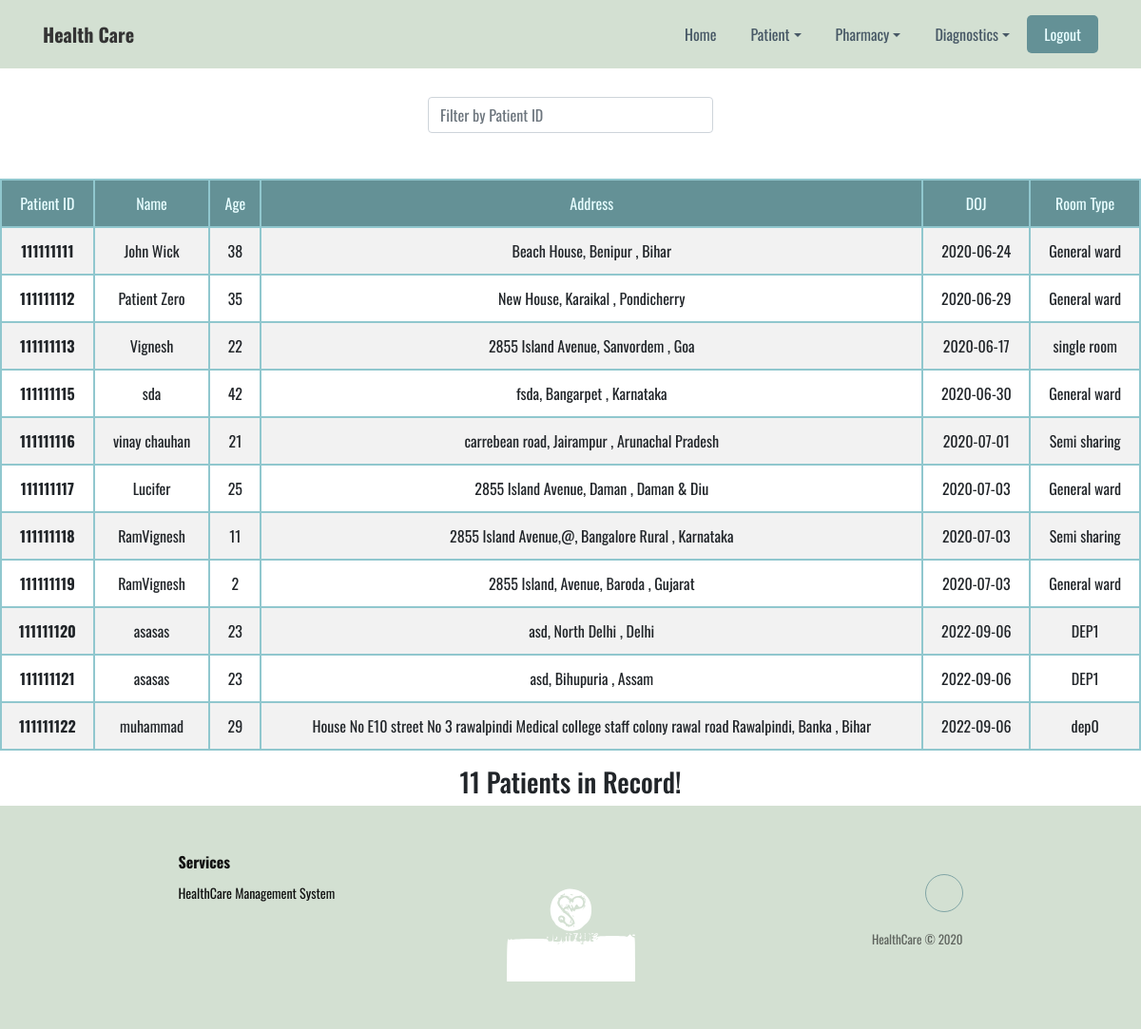
Screenshot of /ViewAllPatients (signed in) with the database file from the repository.
### Models.py (models this page shows, shortened)
class Patient_details(db.Model):
    id = db.Column(db.Integer, primary_key=True)
    name = db.Column(db.String(45), nullable=False)
    age = db.Column(db.Integer, nullable=False)
    ssn_id = db.Column(db.String(45), nullable=False, unique=True)
    admission_date = db.Column(db.Date, nullable=False)
    bed_type = db.Column(db.String(45), nullable=False)
    address = db.Column(db.String(45), nullable=False)
    city = db.Column(db.String(45), nullable=False)
    state = db.Column(db.String(45), nullable=False)
    status = db.Column(db.String(45), nullable=False)

### Routes.py (the view)
@app.route("/ViewAllPatients")
def view_patient():
    if check_session() != 'registration_desk_executive':
        flash('You are not authorised to access that! Please login with proper credentials.', 'danger')
        return redirect(url_for('main'))
    patient = Patient_details.query.filter_by(status="Admitted")
    return render_template("view_patients.html", patients=patient)

### Routes.py (called while the page is built)
@app.context_processor
def inject_now():
    return {'now': date.today()}

def check_session():
    if 'user' not in session or not session['user']:
        return None
    else:
        stakeholder_type = session['user'][-1]
        if stakeholder_type == 'A':
            session['stakeholder'] = 'registration_desk_executive'
            return 'registration_desk_executive'
        elif stakeholder_type == 'D':
            session['stakeholder'] = 'diagnostic_executive'
            return 'diagnostic_executive'
        elif stakeholder_type == 'P':
            session['stakeholder'] = 'pharmacy_executive'
            return 'pharmacy_executive'

### templates/view_patients.html (shortened to what this page needs)
{% extends 'layout.html' %}
{% block content %}
<div class="form-group" id="search_bar">
    <input type="text" class="search form-control" placeholder="Filter by Patient ID">
    <span class="counter"></span>
</div>
<br/>
<table class="table table-hover table-bordered results table-striped text-center" style="border-color: var(--dark)">
  <thead>
    <tr>
      <th>Patient ID</th>
      <th>Name</th>
      <th>Age</th>
      <th>Address</th>
      <th>DOJ</th>
      <th>Room Type</th>
    </tr>
  </thead>
  <tbody>
    {% for p in patients %}
    <tr>
      <th scope="row">{{p.id}}</th>
      <td>{{p.name}}</td>
      <td>{{p.age}}</td>
      <td>{{p.address}}, {{p.city}}, {{p.state}}</td>
      <td>{{p.admission_date}}</td>
      <td>{{p.bed_type}}</td>
    </tr>
    {% endfor %}
  </tbody>
</table>
<div class="text-center" style="margin-top: 0.5em;">
  <h3>
    {{ patients.count() }} Patients in Record!
  </h3>
</div>
{% endblock %}

### templates/layout.html (shortened to what this page needs)
<!DOCTYPE html>
<html>
  <head>
    <link
      rel="stylesheet"
      href="https://cdnjs.cloudflare.com/ajax/libs/twitter-bootstrap/4.5.0/css/bootstrap.min.css"
    />
    <link
      rel="stylesheet"
      href="https://cdnjs.cloudflare.com/ajax/libs/ionicons/2.0.1/css/ionicons.min.css"
    />
    <link rel="stylesheet" href="../static/css/styles.css" />
  </head>
  <body>
    <header>
      <nav
        class="navbar navbar-light navbar-expand-md navigation-clean"
        style="background-color: transparent;"
      >
        <div class="container">
          <a
            class="navbar-brand"
            href="#"
            style="font-family: Oswald, sans-serif;"
            >Health Care</a
          >
          <div class="collapse navbar-collapse" id="navcol-1">
            <ul class="nav navbar-nav ml-auto">
              <li class="nav-item" role="presentation">
                <a class="nav-link {% if home %} active {% endif %}" href="/">Home</a>
              </li>
              {% if session['user'] %}
              <li class="nav-item dropdown">
                <a
                  class="dropdown-toggle nav-link"
                  data-toggle="dropdown"
                  aria-expanded="false"
                  href="#"
                  >Patient</a
                >
              </li>
              <li class="nav-item dropdown">
                <a
                  class="dropdown-toggle nav-link"
                  data-toggle="dropdown"
                  aria-expanded="false"
                  href="#"
                  >Pharmacy</a
                >
              </li>
              <li class="nav-item dropdown">
                <a
                  class="dropdown-toggle nav-link"
                  data-toggle="dropdown"
                  aria-expanded="false"
                  href="#"
                  >Diagnostics</a
                >
              </li>
              {% endif %}
              <li class="nav-item" style="background-color: var(--origin); color: var(--light); border-radius: 5px;">
                {% if session.get('user') %}
                <a class="nav-link" href="/logout" style="color: var(--light);">Logout</a>
                {% else %}
                <a class="nav-link" href="/login" style="color: var(--light);">Login</a>
                {% endif %}
              </li>
            </ul>
          </div>
        </div>
      </nav>
    </header>
    <main>
      {% block content %}{% endblock %}
    </main>
    <div class="footer-clean">
      <footer>
        <div class="container">
          <div class="row justify-content-center">
            <div class="col-sm-4 col-md-3 item">
              <h3>Services</h3>
              <ul>
                <li>HealthCare Management System</li>
              </ul>
            </div>
            <div
              class="col-sm-4 col-md-3 text-center item"
              style="padding-top: 0px; padding-bottom: 0px;"
            >
              <img
                src="../static/img/logo.svg"
                style="
                  width: 135px;
                  filter: grayscale(100%) hue-rotate(360deg) invert(100%);
                "
              />
            </div>
            <div class="col-lg-3 item social">
              <a href="mailto:asimmushtaq3005@gmail.coms"></a>
              <p class="copyright">HealthCare © 2020</p>
            </div>
          </div>
        </div>
      </footer>
    </div>
  </body>
</html>

### static/css/styles.css (style rules this page uses)
:root { --main-color: #d3e0d2; --dark: #111; --origin: #649196; --darkless: #90c7ce; --light: #e7fdff; --grey: rgb(136, 136, 136); }
body { font-family: 'Oswald', sans-serif !important; }
main { min-height: 55vh; }
header, .footer-clean { background: var(--main-color) !important; }
.navigation-clean { background: #fff; padding-top: .75rem; padding-bottom: .75rem; color: #333; border-radius: 0; box-shadow: none; border: none; margin-bottom: 0; }
@media (min-width:768px) { .navigation-clean { padding-top: 1rem; padding-bottom: 1rem; } }
.navigation-clean .navbar-brand { font-weight: bold; color: inherit; }
.navigation-clean .navbar-collapse, .navigation-clean .form-inline { border-top-color: #ddd; }
.navigation-clean.navbar .navbar-nav .nav-link { padding-left: 18px; padding-right: 18px; }
.navigation-clean.navbar-light .navbar-nav .nav-link { color: #465765; }
.footer-clean { padding: 50px 0; color: var(--dark); }
.footer-clean h3 { margin-top: 0; margin-bottom: 12px; font-weight: bold; font-size: 16px; }
.footer-clean ul { padding: 0; list-style: none; line-height: 1.6; font-size: 14px; margin-bottom: 0; }
.footer-clean .item.social { text-align: right; }
.footer-clean .item.social > a { font-size: 24px; width: 40px; height: 40px; line-height: 40px; display: inline-block; text-align: center; border-radius: 50%; border: 1px solid var(--origin); margin-left: 10px; margin-top: 22px; color: inherit; opacity: 0.75; }
.footer-clean .copyright { margin-top: 14px; margin-bottom: 0; font-size: 13px; opacity: 0.6; }
.form-group { margin-bottom: .8rem; }
.counter { padding: 8px; color: #ccc; margin: -10px auto 0px; }
table { max-width: 1200px; width: 95vw; margin: 0 auto; }
thead tr th { font-weight: normal; background-color: var(--origin) !important; color: var(--light) !important; }
#search_bar { width: 300px; margin: 30px auto 0px auto; }
table.table-bordered > thead > tr > th { border:2px solid var(--darkless); }
table.table-bordered > tbody > tr > td { border:2px solid var(--darkless); }
table.table-bordered > tbody > tr > th { border:2px solid var(--darkless); }

### rows the page displays
Patient_details: id "111111111", name "John Wick", age "38", address "Beach House", city "Benipur", state "Bihar", admission_date "2020-06-24", bed_type "General ward"
Patient_details: id "111111112", name "Patient Zero", age "35", address "New House", city "Karaikal", state "Pondicherry", admission_date "2020-06-29", bed_type "General ward"
Patient_details: id "111111113", name "Vignesh", age "22", address "2855 Island Avenue", city "Sanvordem", state "Goa", admission_date "2020-06-17", bed_type "single room"
Patient_details: id "111111115", name "sda", age "42", address "fsda", city "Bangarpet", state "Karnataka", admission_date "2020-06-30", bed_type "General ward"
Patient_details: id "111111116", name "vinay chauhan", age "21", address "carrebean road", city "Jairampur", state "Arunachal Pradesh", admission_date "2020-07-01", bed_type "Semi sharing"
Patient_details: id "111111117", name "Lucifer", age "25", address "2855 Island Avenue", city "Daman", state "Daman & Diu", admission_date "2020-07-03", bed_type "General ward"
Patient_details: id "111111118", name "RamVignesh", age "11", address "2855 Island Avenue,@", city "Bangalore Rural", state "Karnataka", admission_date "2020-07-03", bed_type "Semi sharing"
Patient_details: id "111111119", name "RamVignesh", age "2", address "2855 Island, Avenue", city "Baroda", state "Gujarat", admission_date "2020-07-03", bed_type "General ward"
Patient_details: id "111111120", name "asasas", age "23", address "asd", city "North Delhi", state "Delhi", admission_date "2022-09-06", bed_type "DEP1"
Patient_details: id "111111121", name "asasas", age "23", address "asd", city "Bihupuria", state "Assam", admission_date "2022-09-06", bed_type "DEP1"
Patient_details: id "111111122", name "muhammad", age "29", address "House No E10 street No 3 rawalpindi Medical college staff colony rawal road Rawalpindi", city "Banka", state "Bihar", admission_date "2022-09-06", bed_type "dep0"

### other values shown
{{ patients.count() }} "11"
